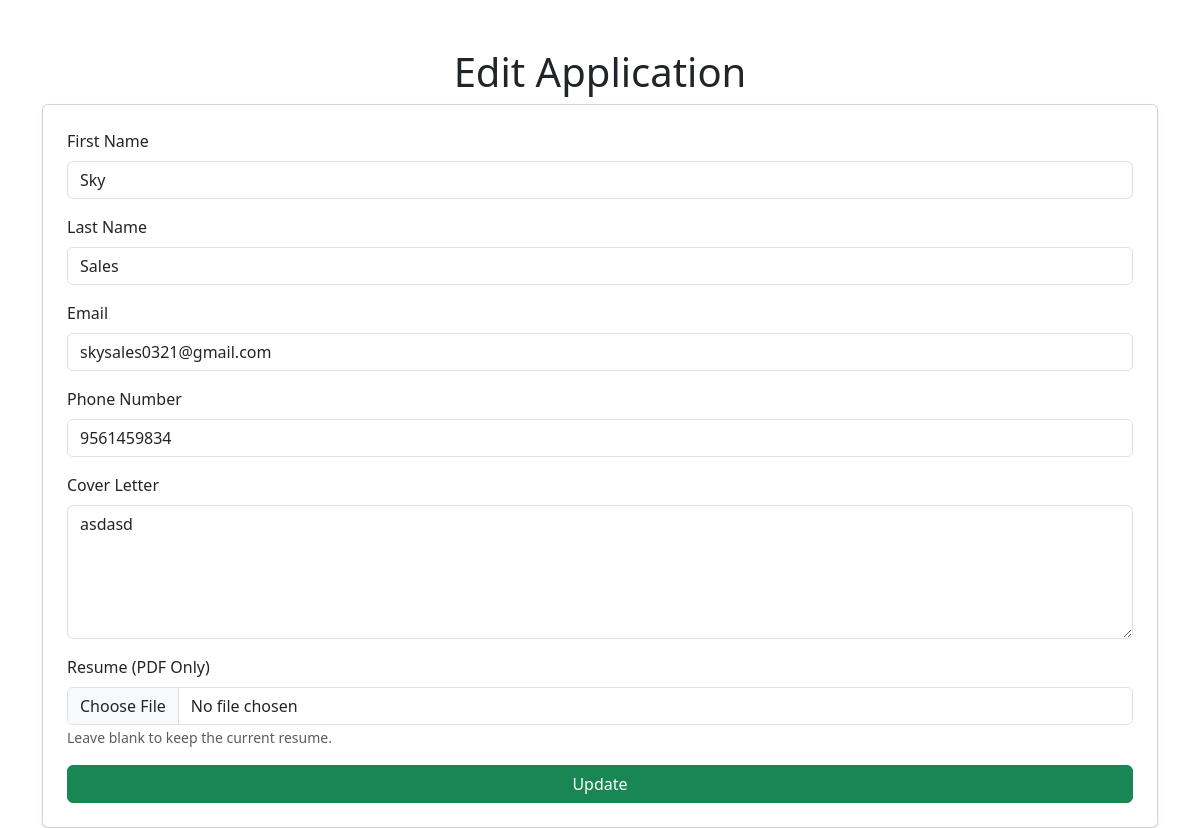
The page /appli/edit.php?id=32 on the database its author committed.
### tables this page shows
CREATE TABLE IF NOT EXISTS `job_applications` (
  `id` int(11) NOT NULL AUTO_INCREMENT,
  `firstname` varchar(100) NOT NULL,
  `lastname` varchar(100) NOT NULL,
  `email` varchar(255) NOT NULL,
  `phone` varchar(50) NOT NULL,
  `cover_letter` text NOT NULL,
  `resume` varchar(255) NOT NULL,
  `created_at` timestamp NOT NULL DEFAULT current_timestamp(),
  `job_title` varchar(255) NOT NULL,
  `status` enum('Pending','Accepted','Rejected') DEFAULT 'Pending',
  `username` varchar(255) DEFAULT NULL,
  PRIMARY KEY (`id`)
);

### appli/edit.php (the view, shortened to what this page needs)
<?php
include '../db.php';
if (isset($_GET['id'])) {
    $id = $_GET['id'];
    $stmt = $pdo->prepare("SELECT * FROM job_applications WHERE id = ?");
    $stmt->execute([$id]);
    $application = $stmt->fetch(PDO::FETCH_ASSOC);
}
?>
<!DOCTYPE html>
<html lang="en">
<head>
    <link href="https://cdn.jsdelivr.net/npm/bootstrap@5.3.0-alpha1/dist/css/bootstrap.min.css" rel="stylesheet">
</head>
<body>
    <div class="container mt-5">
        <h1 class="text-center">Edit Application</h1>
        <form action=" " method="POST" enctype="multipart/form-data" class="card p-4 shadow-sm">
            <div class="mb-3">
                <label for="firstname" class="form-label">First Name</label>
                <input type="text" class="form-control" name="firstname" value="<?= htmlspecialchars($application['firstname']); ?>" required>
            </div>
            <div class="mb-3">
                <label for="lastname" class="form-label">Last Name</label>
                <input type="text" class="form-control" name="lastname" value="<?= htmlspecialchars($application['lastname']); ?>" required>
            </div>
            <div class="mb-3">
                <label for="email" class="form-label">Email</label>
                <input type="email" class="form-control" name="email" value="<?= htmlspecialchars($application['email']); ?>" required>
            </div>
            <div class="mb-3">
                <label for="phone" class="form-label">Phone Number</label>
                <input type="text" class="form-control" name="phone" value="<?= htmlspecialchars($application['phone']); ?>" required>
            </div>
            <div class="mb-3">
                <label for="cover_letter" class="form-label">Cover Letter</label>
                <textarea class="form-control" name="cover_letter" rows="5" required><?= htmlspecialchars($application['cover_letter']); ?></textarea>
            </div>
            <div class="mb-3">
                <label for="resume" class="form-label">Resume (PDF Only)</label>
                <input type="file" class="form-control" name="resume" accept=".pdf">
                <small class="form-text text-muted">Leave blank to keep the current resume.</small>
            </div>
            <button type="submit" name="update" class="btn btn-success w-100">Update</button>
        </form>
    </div>
</body>
</html>

### rows shown on the page
job_applications: firstname "Sky", lastname "Sales", email "skysales0321@gmail.com", phone "9561459834", cover_letter "asdasd"
